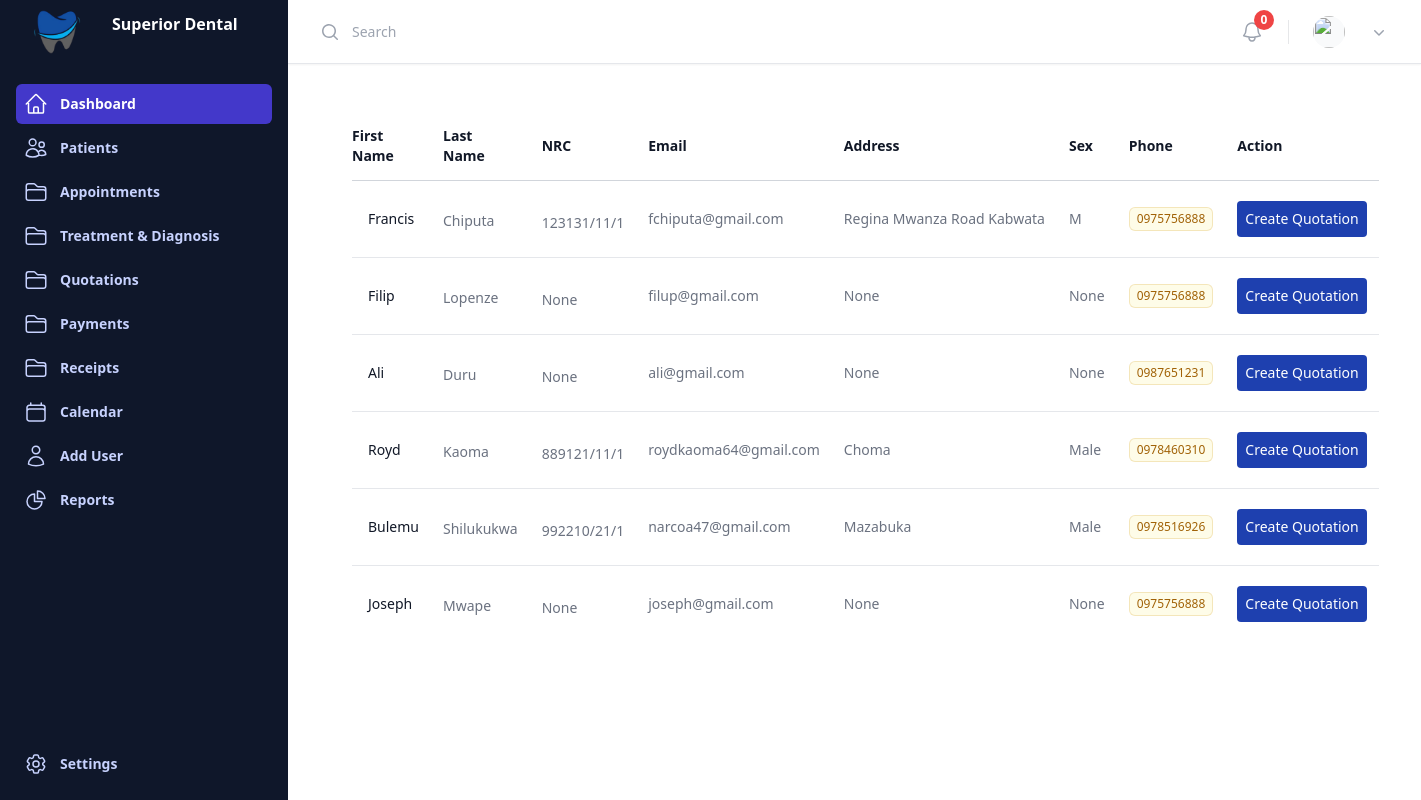
Page /create_quotation_list/ on the earlier database version.
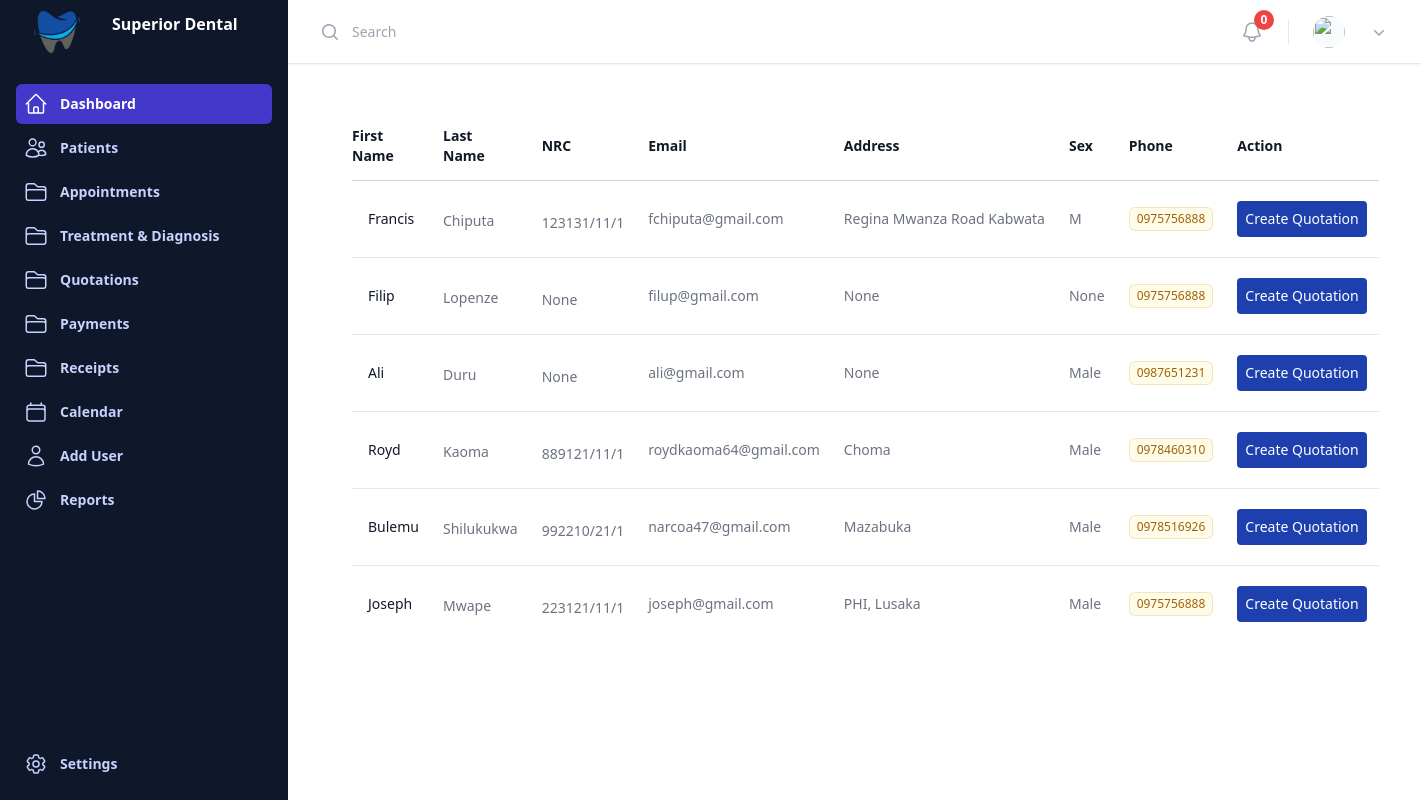
Same page on the later database version.
### patient/models.py (models this page shows, shortened)
class Patient(models.Model):
    first_name = models.CharField(max_length=50)
    last_name = models.CharField(max_length=50)
    date_of_birth = models.DateField(blank=True, null=True)
    gender_choices = [('M', 'Male'), ('F', 'Female')]
    gender = models.CharField(max_length=1, choices=gender_choices, blank=True, null=True)
    nrc = models.CharField(max_length=55,blank=True, null=True)
    phone = models.CharField(max_length=15)
    email = models.EmailField(unique=True)
    address = models.TextField(blank=True, null=True)
    medical_history = models.TextField(blank=True, null=True)
    is_patient = models.BooleanField(default=False)

### templates/views.py (the view)
# urls.py: path('create_quotation_list/', views.create_quotation_list, name='create_quotation_list'),
def create_quotation_list(request):
    patients = Patient.objects.all()
    return render(request, 'create_quotation_list.html', {
        'patients': patients
    })

### templates/create_quotation_list.html (shortened to what this page needs)
{% extends 'base.html' %}
{% block content %}
<div class="inline-block min-w-full py-2 align-middle sm:px-6 lg:px-8">
    <table class="min-w-full divide-y divide-gray-300">
      <thead>
        <tr>
          <th scope="col" class="py-3.5 pl-4 pr-3 text-left text-sm font-semibold text-gray-900 sm:pl-0">First Name</th>
          <th scope="col" class="px-3 py-3.5 text-left text-sm font-semibold text-gray-900">Last Name</th>
          <th scope="col" class="px-3 py-3.5 text-left text-sm font-semibold text-gray-900">NRC</th>
          <th scope="col" class="px-3 py-3.5 text-left text-sm font-semibold text-gray-900">Email</th>
          <th scope="col" class="px-3 py-3.5 text-left text-sm font-semibold text-gray-900">Address</th>
          <th scope="col" class="px-3 py-3.5 text-left text-sm font-semibold text-gray-900">Sex</th>
          <th scope="col" class="px-3 py-3.5 text-left text-sm font-semibold text-gray-900">Phone</th>
          <th scope="col" class="px-3 py-3.5 text-left text-sm font-semibold text-gray-900">Action</th>
        </tr>
      </thead>
      <tbody class="divide-y divide-gray-200 bg-white">
        {% for patients in patients %}
        <tr>
          <td class="whitespace-nowrap py-5 pl-4 pr-3 text-sm sm:pl-0">
            <div class="flex items-center">
              <div class="ml-4">
                <div class="font-medium text-gray-900">{{patients.first_name}}</div>
              </div>
            </div>
          </td>
          <td class="whitespace-nowrap px-3 py-5 text-sm text-gray-500">
              <div class="mt-1 text-gray-500"> {{ patients.last_name }} </div>
          </td>
          <td class="whitespace-nowrap px-3 py-5 text-sm text-gray-500">
              <div class="mt-2 flex items-center text-sm text-gray-500">
                  {{ patients.nrc}}
                </div>
                <td class="whitespace-nowrap px-3 py-5 text-sm text-gray-500">
                    <p class="text-sm text-gray-500">
                        <a href="#" class="hover:underline"> {{ patients.email}}</a>
                      </p>
                </td>
                <td class="whitespace-nowrap px-3 py-5 text-sm text-gray-500">
                  <p class="text-sm text-gray-500">
                     {{ patients.address }}
                    </p>
              </td>
              <td class="whitespace-nowrap px-3 py-5 text-sm text-gray-500">
                  <p class="text-sm text-gray-500">
                     {{ patients.gender }}
                  </p>
              </td>
          </td>
          <td class="whitespace-nowrap px-3 py-5 text-sm text-gray-500">
            <span class="inline-flex items-center rounded-md bg-yellow-50 px-2 py-1 text-xs font-medium text-yellow-700 ring-1 ring-inset ring-yellow-600/20">{{ patients.phone}}</span>
          </td>
          <td  class="whitespace-nowrap px-3 py-5 text-sm flex flex-row gap-1">
            <a href="{% url 'patient_invoice' patients.id %}" class="btn btn-primary p-2 rounded bg-blue-800 text-white">Create Quotation</a>
        </tr>
        {% endfor %}
      </tbody>
    </table>
  </div>
{% endblock %}

Differences in the rows shown:
changed Patient "Ali": gender "None" → "Male"
changed Patient "Joseph": nrc "None" → "223121/11/1"; address "None" → "PHI, Lusaka"; gender "None" → "Male"
